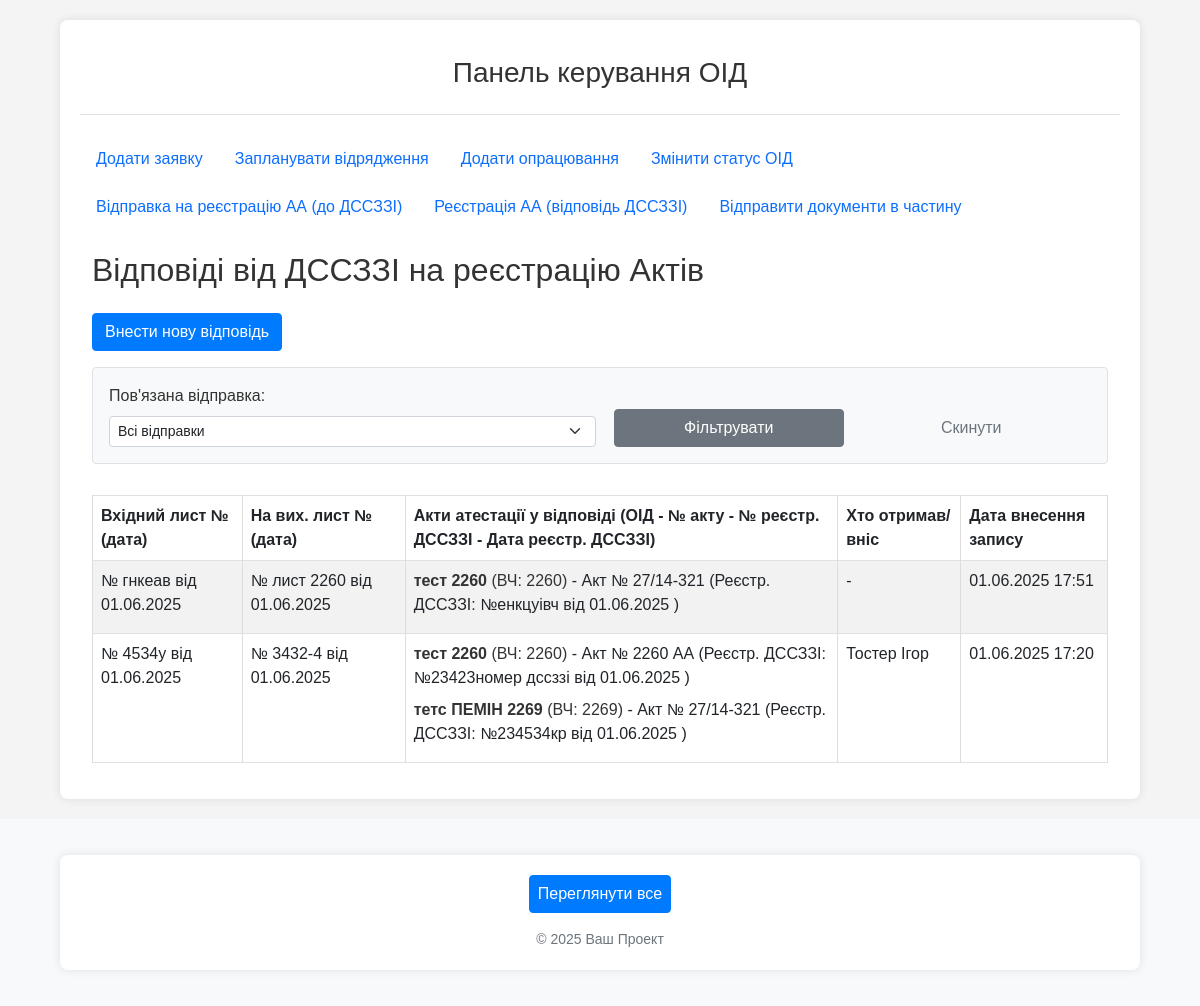
The app's page /oids/attestation-responses/, older data.
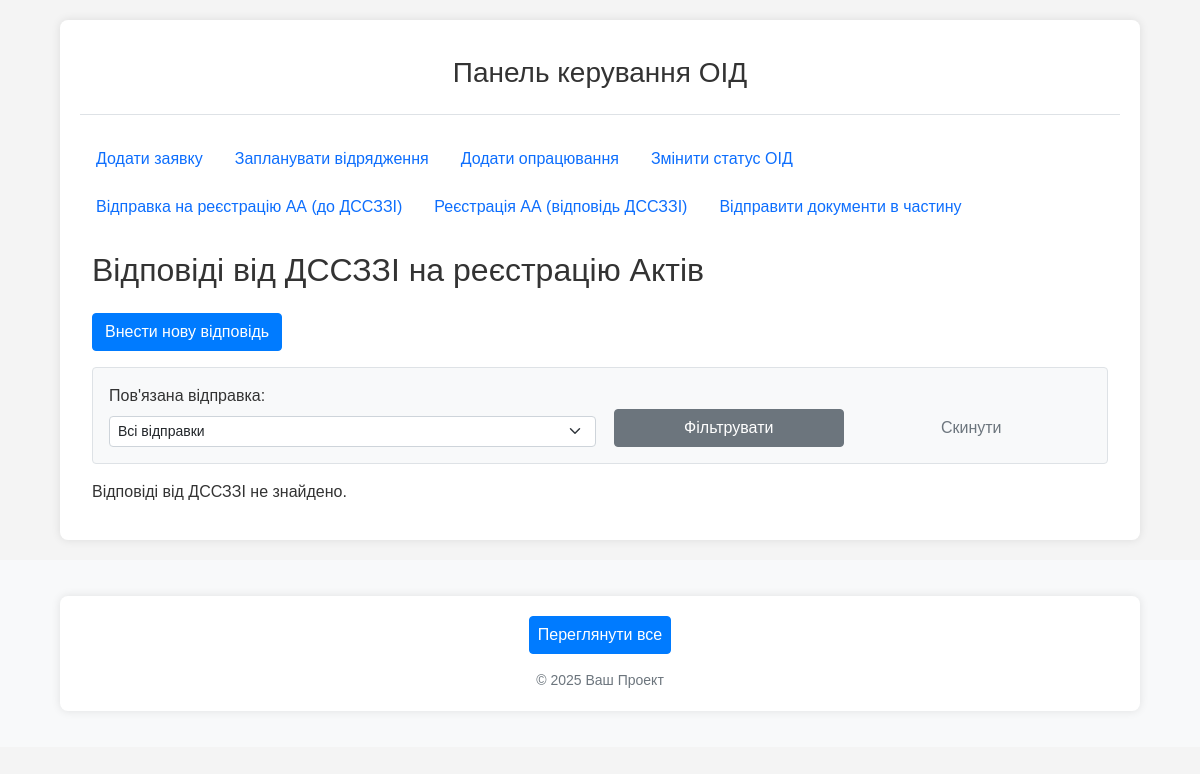
The same page, newer data.
### oids/models.py (models this page shows, shortened)
class AttestationResponse(models.Model):
    attestation_registration_sent = models.OneToOneField(
        AttestationRegistration,
        on_delete=models.CASCADE,
        verbose_name="Пов'язана відправка (вихідний лист)",
        related_name='response_received'
    )
    response_letter_number = models.CharField(
        max_length=50,
        verbose_name="Вхідний номер листа-відповіді"
    )
    response_letter_date = models.DateField(
        verbose_name="Дата вхідного листа-відповіді"
    )
    received_by = models.ForeignKey(
        Person,
        on_delete=models.SET_NULL,
        null=True,
        blank=True,
        verbose_name="Хто отримав/вніс відповідь",
        related_name='processed_attestation_responses'
    )
    note = models.TextField(blank=True, null=True, verbose_name="Примітка до відповіді")
    created_at = models.DateTimeField(auto_now_add=True)
    updated_at = models.DateTimeField(auto_now=True)
    class Meta:
        verbose_name = "Відповідь на реєстрацію (ДССЗЗІ)"
        verbose_name_plural = "Відповіді на реєстрацію (ДССЗЗІ)"
        ordering = ['-response_letter_date', '-id']

class AttestationRegistration(models.Model):
    units = models.ManyToManyField(
        Unit,
        verbose_name="Військові частини (акти яких включено)",
        related_name='sent_for_attestation_registrations',
        blank=True
    )
    outgoing_letter_number = models.CharField(
        max_length=50,
        verbose_name="Вихідний номер листа до ДССЗЗІ"
    )
    outgoing_letter_date = models.DateField(
        verbose_name="Дата вихідного листа"
    )
    sent_by = models.ForeignKey(
        Person,
        on_delete=models.SET_NULL,
        null=True,
        blank=True,
        verbose_name="Хто відправив лист",
        related_name='sent_attestation_packages'
    )
    status = models.CharField(
        max_length=25,
        choices=AttestationRegistrationStatusChoices.choices,
        default=AttestationRegistrationStatusChoices.SENT,
        verbose_name="Статус відправки"
    )
    note = models.TextField(
        blank=True,
        null=True,
        verbose_name="Примітка до відправки"
    )
    created_at = models.DateTimeField(auto_now_add=True, verbose_name="Дата створення запису")
    updated_at = models.DateTimeField(auto_now=True, verbose_name="Дата останнього оновлення")
    class Meta:
        verbose_name = "Відправка актів на реєстрацію (ДССЗЗІ)"
        verbose_name_plural = "Відправки актів на реєстрацію (ДССЗЗІ)"
        ordering = ['-outgoing_letter_date', '-id']

class Document(models.Model):
    oid = models.ForeignKey(
        OID,
        on_delete=models.CASCADE,
        verbose_name="ОІД",
        related_name='documents'
    )
    work_request_item = models.ForeignKey(
        WorkRequestItem,
        on_delete=models.SET_NULL,
        blank=True,
        null=True,
        verbose_name="Елемент заявки",
        related_name='produced_documents'
    )
    document_type = models.ForeignKey(
        DocumentType,
        on_delete=models.PROTECT,
        verbose_name="Тип документа"
    )
    document_number = models.CharField(max_length=50, default='27/14-', verbose_name="Підготовлений № документа")
    process_date = models.DateField(verbose_name="Дата опрацювання") # Дата внесення документа
    work_date = models.DateField(verbose_name="Дата проведення робіт") # Дата, коли роботи фактично проводилися
    author = models.ForeignKey(
        Person,
        on_delete=models.SET_NULL,
        null=True,
        blank=True,
        verbose_name="Автор документа",
        related_name='authored_documents'
    )
    attachment = models.FileField(upload_to="attestation_docs/", blank=True, null=True, verbose_name="Прикріплений файл (Опційно)")
    note = models.TextField(blank=True, null=True, verbose_name="Примітки")
    created_at = models.DateTimeField(auto_now_add=True, verbose_name="Дата створення запису")
    updated_at = models.DateTimeField(auto_now=True, verbose_name="Дата останнього оновлення")
    expiration_date = models.DateField(verbose_name="Дата завершення дії", blank=True, null=True)
    attestation_registration_sent = models.ForeignKey(
        AttestationRegistration,
        on_delete=models.SET_NULL, # Якщо запис про відправку видаляється, інформація в документі залишається, але без зв'язку
        null=True,
        blank=True,
        verbose_name="Відправлено на реєстрацію ДССЗЗІ (в складі листа)",
        related_name="registered_documents" # Дозволить отримати всі документи в цій відправці
    )
    dsszzi_registered_number = models.CharField(
        max_length=50,
        blank=True,
        null=True,
        verbose_name="Зареєстрований номер в ДССЗЗІ (для цього акту)"
    )
    dsszzi_registered_date = models.DateField(
        blank=True,
        null=True,
        verbose_name="Дата реєстрації в ДССЗЗІ (для цього акту)"
    )
    class Meta:
        verbose_name = "Опрацьований документ"
        verbose_name_plural = "Опрацьовані документи"
        ordering = ['-process_date', '-work_date']

class OID(models.Model):
    unit = models.ForeignKey(
        Unit,
        on_delete=models.CASCADE,
        verbose_name="Військова частина",
        related_name='oids' # Дозволить отримати всі ОІД для частини: `unit_instance.oids.all()`
    )
    oid_type = models.CharField(max_length=10, choices=OIDTypeChoices.choices, verbose_name="Тип ОІД")
    cipher = models.CharField(max_length=100, verbose_name="Шифр ОІД", unique=True) # Додав шифр, як вказано в описі
    sec_level = models.CharField(max_length=15, choices=SecLevelChoices.choices, verbose_name="Гриф")
    full_name = models.CharField(max_length=255, verbose_name="Повна назва ОІД", blank=True, null=True) # Змінив name на full_name
    room = models.CharField(max_length=255, verbose_name="Приміщення №")
    status = models.CharField(max_length=30, choices=OIDStatusChoices.choices, default=OIDStatusChoices.NEW, verbose_name="Поточний стан ОІД")
    note = models.TextField(verbose_name="Примітка", blank=True, null=True)
    created_at = models.DateTimeField(auto_now_add=True, verbose_name="Дата створення запису")
    updated_at = models.DateTimeField(auto_now=True, verbose_name="Дата останнього оновлення")
    class Meta:
        verbose_name = "Об’єкт інформаційної діяльності (ОІД)"
        verbose_name_plural = "Об’єкти інформаційної діяльності (ОІД)"

class Unit(models.Model):
    territorial_management = models.ForeignKey(
        TerritorialManagement,
        on_delete=models.SET_NULL, # Якщо ТУ видаляється, частина може залишитися, але без прив'язки до ТУ.
        null=True,
        blank=True,
        verbose_name="Територіальне управління",
        related_name='units' # Дозволить отримати всі частини для ТУ: `tu_instance.units.all()`
    )
    code = models.CharField(max_length=50, unique=True, verbose_name="Код частини (номер)")
    name = models.CharField(max_length=255, verbose_name="Назва військової частини", blank=True, null=True) # Можливо, назва не завжди потрібна, якщо є код
    city = models.CharField(max_length=100, verbose_name="Місто розташування") # Збільшив max_length для міст
    distance_from_gu = models.PositiveIntegerField(verbose_name="Відстань від ГУ (км)", blank=True, null=True) # Змінив на PositiveIntegerField
    unit_groups = models.ManyToManyField(
        UnitGroup,
        blank=True,
        verbose_name="Групи військових частин",
        related_name='units' # Дозволить отримати всі частини для групи: `group_instance.units.all()`
    )
    note = models.TextField(verbose_name="Примітки", blank=True, null=True)
    class Meta:
        verbose_name = "Військова частина"
        verbose_name_plural = "Військові частини"

class Person(models.Model):
    full_name = models.CharField(max_length=255, verbose_name="Прізвище, ім'я") # Змінив name на full_name
    position = models.CharField(max_length=255, verbose_name="Посада")
    is_active = models.BooleanField(default=True, verbose_name="Активний") # Додав поле активності
    class Meta:
        verbose_name = "Виконавець"
        verbose_name_plural = "Виконавці"

### oids/views.py (the view)
# urls.py: path('attestation-responses/', views.attestation_response_list_view, name='list_attestation_responses'),
def attestation_response_list_view(request):
    response_list_queryset = AttestationResponse.objects.select_related(
        'attestation_registration_sent__sent_by', # Доступ до пов'язаних даних
        'received_by'
    ).order_by('-response_letter_date', '-id')
    filter_att_reg_id_str = request.GET.get('att_reg_id') # Фільтр за ID відправки
    current_filter_att_reg_id = None
    if filter_att_reg_id_str and filter_att_reg_id_str.isdigit():
        current_filter_att_reg_id = int(filter_att_reg_id_str)
        response_list_queryset = response_list_queryset.filter(attestation_registration_sent__id=current_filter_att_reg_id)
    paginator = Paginator(response_list_queryset, 25)
    page_number = request.GET.get('page')
    page_obj = paginator.get_page(page_number)
    context = {
        'page_title': 'Відповіді від ДССЗЗІ на реєстрацію Актів',
        'object_list': page_obj,
        'page_obj': page_obj,
        'all_registrations_sent': AttestationRegistration.objects.order_by('-outgoing_letter_date'), # Для фільтра
        'current_filter_att_reg_id': current_filter_att_reg_id,
    }
    return render(request, 'oids/lists/attestation_response_list.html', context)

### oids/templates/oids/lists/attestation_response_list.html (shortened to what this page needs)
{% extends "oids/base.html" %}
{% block content %}
<div class="container-fluid">
    <h2 class="mb-4">{{ page_title }}</h2>
    <a href="{% url 'oids:record_attestation_response' %}" class="btn btn-primary mb-3">
         Внести нову відповідь
    </a>
    <form method="get" class="mb-3 p-3 border bg-light rounded">
        <div class="row g-2">
            <div class="col-md-6">
                <label for="id_filter_att_reg" class="form-label">Пов'язана відправка:</label>
                 <select name="att_reg_id" id="id_filter_att_reg" class="form-select form-select-sm">
                    <option value="">Всі відправки</option>
                </select>
            </div>
            <div class="col-md-3 d-flex align-items-end">
                <button type="submit" class="btn btn-secondary btn-sm w-100">Фільтрувати</button>
            </div>
            <div class="col-md-3 d-flex align-items-end">
                <a href="{% url 'oids:list_attestation_responses' %}" class="btn btn-outline-secondary btn-sm w-100">Скинути</a>
            </div>
        </div>
    </form>
    {% if object_list %}
    <div class="table-responsive">
        <table class="table table-striped table-bordered table-hover">
            <thead class="thead-dark">
                <tr>
                    <th>Вхідний лист № (дата)</th>
                    <th>На вих. лист № (дата)</th>
                    <th>Акти атестації у відповіді (ОІД - № акту - № реєстр. ДССЗЗІ - Дата реєстр. ДССЗЗІ)</th>
                    <th>Хто отримав/вніс</th>
                    <th>Дата внесення запису</th>
                </tr>
            </thead>
            <tbody>
                {% for response_item in object_list %}
                <tr>
                    <td>№ {{ response_item.response_letter_number }}
						від  {{ response_item.response_letter_date|date:"d.m.Y" }}</td>
                    <td>
                        № {{ response_item.attestation_registration_sent.outgoing_letter_number }}
                        від {{ response_item.attestation_registration_sent.outgoing_letter_date|date:"d.m.Y" }}
                    </td>
                    <td>
                        {% with acts_in_response=response_item.attestation_registration_sent.registered_documents.all %}
                            {% if acts_in_response %}
                                <ul class="list-unstyled mb-0">
                                    {% for act_doc in acts_in_response %}
                                    <li>
                                        <a href="{% url 'oids:oid_detail_view_name' act_doc.oid.id %}#doc-{{act_doc.id}}">
                                            <strong>{{ act_doc.oid.cipher }}</strong> (ВЧ: {{ act_doc.oid.unit.code }})
                                        </a>
                                        - Акт № {{ act_doc.document_number }}
                                        {% if act_doc.dsszzi_registered_number %}
                                            (Реєстр. ДССЗЗІ: №{{ act_doc.dsszzi_registered_number }}
                                            {% if act_doc.dsszzi_registered_date %}
                                                від {{ act_doc.dsszzi_registered_date|date:"d.m.Y" }}
                                            {% endif %})
                                        {% else %}
                                            (не зареєстровано)
                                        {% endif %}
                                    </li>
                                    {% endfor %}
                                </ul>
                            {% else %}
                                <span class="text-muted">Акти не знайдено</span>
                            {% endif %}
                        {% endwith %}
                    </td>
                    <td>{{ response_item.received_by.full_name|default:"-" }}</td>
                    <td>{{ response_item.created_at|date:"d.m.Y H:i" }}</td>
                </tr>
                {% endfor %}
            </tbody>
        </table>
    </div>
    {% else %}
        <p>Відповіді від ДССЗЗІ не знайдено.</p>
    {% endif %}
</div>
{% endblock %}

Row changes from the older to the newer data that the page shows:
removed AttestationResponse: response_letter_number "гнкеав", response_letter_date "01.06.2025", attestation_registration_sent.outgoing_letter_number "лист 2260", attestation_registration_sent.outgoing_letter_date "01.06.2025", received_by.full_name "-", created_at "01.06.2025 17:51"
removed Document: oid.cipher "тест 2260", oid.unit.code "2260", document_number "27/14-321", dsszzi_registered_number "енкцуівч", dsszzi_registered_date "01.06.2025", shown under "гнкеав"
removed AttestationResponse: response_letter_number "4534у", response_letter_date "01.06.2025", attestation_registration_sent.outgoing_letter_number "3432-4", attestation_registration_sent.outgoing_letter_date "01.06.2025", received_by.full_name "Тостер Ігор", created_at "01.06.2025 17:20"
removed Document: oid.cipher "тест 2260", oid.unit.code "2260", document_number "2260 АА", dsszzi_registered_number "23423номер дссззі", dsszzi_registered_date "01.06.2025", shown under "4534у"
removed Document: oid.cipher "тетс ПЕМІН 2269", oid.unit.code "2269", document_number "27/14-321", dsszzi_registered_number "234534кр", dsszzi_registered_date "01.06.2025", shown under "4534у"
Text that changed along with them:
text no longer shown: "Вхідний лист № (дата) На вих. лист № (дата) Акти атестації у відповіді (ОІД - № акту - № реєстр. ДССЗЗІ - Дата реєстр. ДССЗЗІ) Хто отримав/вніс Дата внесення запису"
text now shown: "Відповіді від ДССЗЗІ не знайдено."
